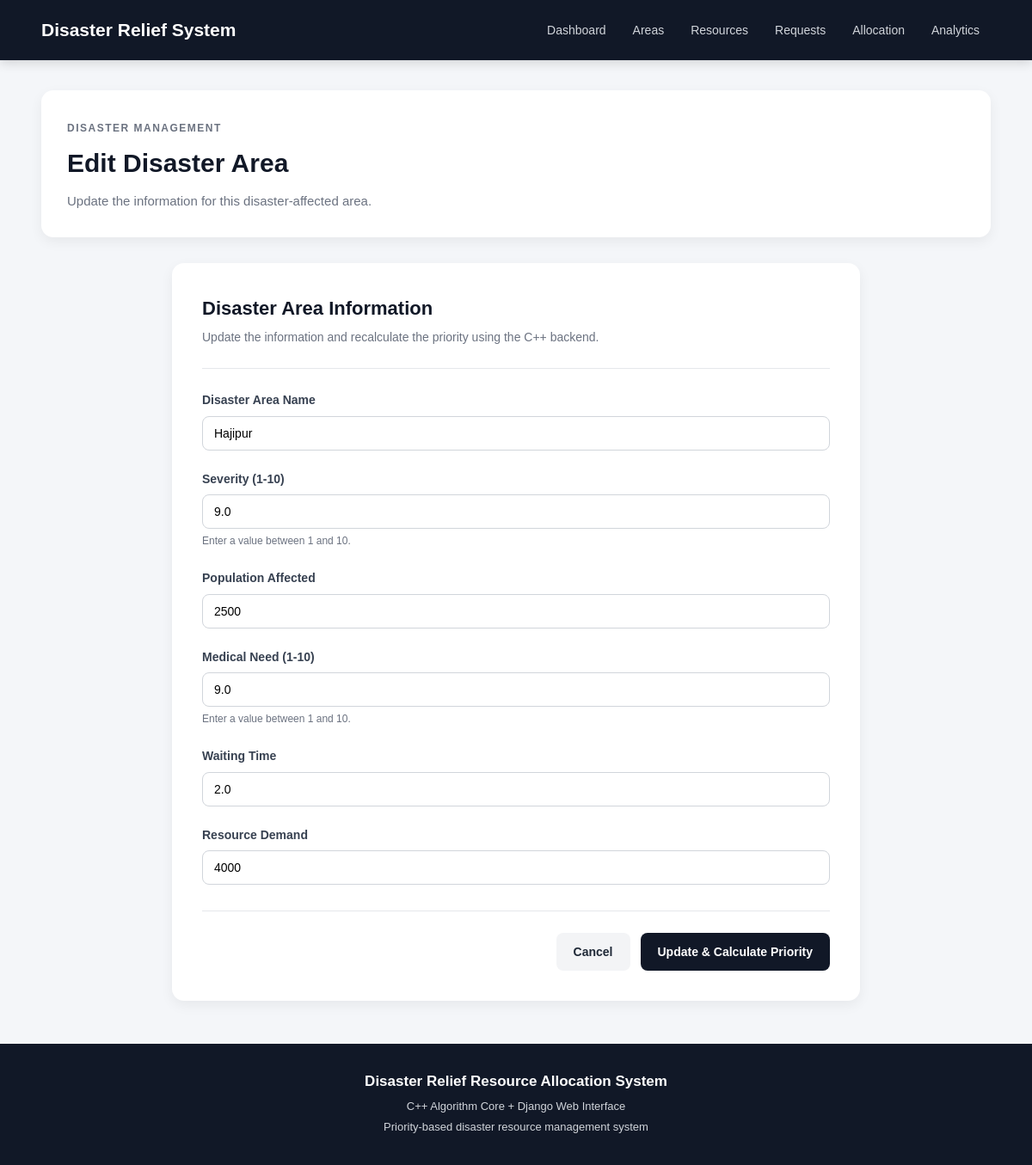
The page /areas/edit/8/ on the database its author committed.
### relief/models.py (models this page shows, shortened)
class DisasterArea(models.Model):
    areaName = models.CharField(max_length=100)
    severity = models.FloatField(default=1)
    populationAffected = models.PositiveIntegerField(default=0)
    medicalNeed = models.FloatField(default=1)
    waitingTime = models.FloatField(default=0)
    resourceDemand = models.PositiveIntegerField(default=0)
    priorityScore = models.FloatField(default=0.0)
    priorityLevel = models.CharField(
        max_length=20,
        default="Not Calculated"
    )

### relief/views.py (the view)
def edit_area(request, area_id):
    area = get_object_or_404(
        DisasterArea,
        id=area_id
    )
    if request.method == "POST":
        form = DisasterAreaForm(
            request.POST,
            instance=area
        )
        if form.is_valid():
            form.save()
            calculate_priorities_with_cpp()
            return redirect("areas")
    else:
        form = DisasterAreaForm(
            instance=area
        )
    return render(
        request,
        "relief/add_area.html",
        {
            "form": form,
            "edit_mode": True
        }
    )

### relief/templates/relief/add_area.html (shortened to what this page needs)
{% extends "relief/base.html" %}
{% block content %}
<div class="page-header">
    <div>
        <span class="section-label">
            DISASTER MANAGEMENT
        </span>
        {% if edit_mode %}
        <h1>
            Edit Disaster Area
        </h1>
        <p>
            Update the information for this disaster-affected area.
        </p>
        {% endif %}
    </div>
</div>
{% if edit_mode %}
<div class="form-card">
    <div class="form-card-header">
        <h2>
            Disaster Area Information
        </h2>
        <p>
            Update the information and recalculate the priority
            using the C++ backend.
        </p>
    </div>
    <form method="POST">
        <div class="form-group">
            <label for="{{ form.areaName.id_for_label }}">
                {{ form.areaName.label }}
            </label>
            {{ form.areaName }}
        </div>
        <div class="form-group">
            <label for="{{ form.severity.id_for_label }}">
                {{ form.severity.label }}
            </label>
            {{ form.severity }}
            <small>
                Enter a value between 1 and 10.
            </small>
        </div>
        <div class="form-group">
            <label for="{{ form.populationAffected.id_for_label }}">
                {{ form.populationAffected.label }}
            </label>
            {{ form.populationAffected }}
        </div>
        <div class="form-group">
            <label for="{{ form.medicalNeed.id_for_label }}">
                {{ form.medicalNeed.label }}
            </label>
            {{ form.medicalNeed }}
            <small>
                Enter a value between 1 and 10.
            </small>
        </div>
        <div class="form-group">
            <label for="{{ form.waitingTime.id_for_label }}">
                {{ form.waitingTime.label }}
            </label>
            {{ form.waitingTime }}
        </div>
        <div class="form-group">
            <label for="{{ form.resourceDemand.id_for_label }}">
                {{ form.resourceDemand.label }}
            </label>
            {{ form.resourceDemand }}
        </div>
        <div class="form-actions">
            <a
                href="{% url 'areas' %}"
                class="btn btn-secondary"
            >
                Cancel
            </a>
            <button
                type="submit"
                class="btn btn-primary"
            >
                Update & Calculate Priority
            </button>
        </div>
    </form>
</div>
{% endif %}
{% endblock %}

### static/css/style.css (style rules this page uses)
* { margin: 0; padding: 0; box-sizing: border-box; }
html { scroll-behavior: smooth; }
body { font-family: Arial, Helvetica, sans-serif; background: #f4f6f9; color: #1f2937; line-height: 1.6; }
.page-header { background: white; padding: 30px; border-radius: 14px; margin-bottom: 30px; box-shadow: 0 5px 15px rgba(0, 0, 0, 0.06); }
.page-header h1 { font-size: 30px; color: #111827; margin: 5px 0 8px; }
.page-header p { color: #6b7280; font-size: 15px; }
.section-label { color: #6b7280; font-size: 12px; font-weight: bold; letter-spacing: 1.5px; text-transform: uppercase; }
.form-card { max-width: 800px; margin: 0 auto; background: white; padding: 35px; border-radius: 14px; box-shadow: 0 5px 15px rgba(0, 0, 0, 0.06); }
.form-card-header { padding-bottom: 25px; margin-bottom: 25px; border-bottom: 1px solid #e5e7eb; }
.form-card-header h2 { font-size: 22px; color: #111827; margin-bottom: 5px; }
.form-card-header p { color: #6b7280; font-size: 14px; }
.form-group { margin-bottom: 22px; }
.form-group label { display: block; font-weight: bold; font-size: 14px; color: #374151; margin-bottom: 8px; }
.form-group small { display: block; color: #9ca3af; font-size: 12px; margin-top: 5px; }
.form-input { width: 100%; padding: 12px 14px; border: 1px solid #d1d5db; border-radius: 8px; font-size: 14px; outline: none; background: white; transition: border-color 0.2s, box-shadow 0.2s; }
.form-actions { display: flex; justify-content: flex-end; gap: 12px; margin-top: 30px; padding-top: 25px; border-top: 1px solid #e5e7eb; }
.btn { display: inline-block; padding: 11px 20px; border-radius: 8px; text-decoration: none; font-size: 14px; font-weight: bold; border: none; cursor: pointer; transition: 0.2s; }
.btn-primary { background: #111827; color: white; }
.btn-secondary { background: #e5e7eb; color: #374151; }

### relief/templates/relief/add_area.html (style rules this page uses)
.form-group { display: flex; flex-direction: column; }
.form-group label { font-weight: 600; margin-bottom: 7px; }
.form-group input, .form-group select, .form-group textarea { width: 100%; padding: 11px 13px; border: 1px solid #d1d5db; border-radius: 8px; box-sizing: border-box; }
.form-group small { margin-top: 5px; color: #6b7280; }
.btn-secondary { background: #f3f4f6; color: #1f2937; }

### rows shown on the page
DisasterArea: areaName "Hajipur", severity "9.0", populationAffected "2500", medicalNeed "9.0", waitingTime "2.0", resourceDemand "4000"
